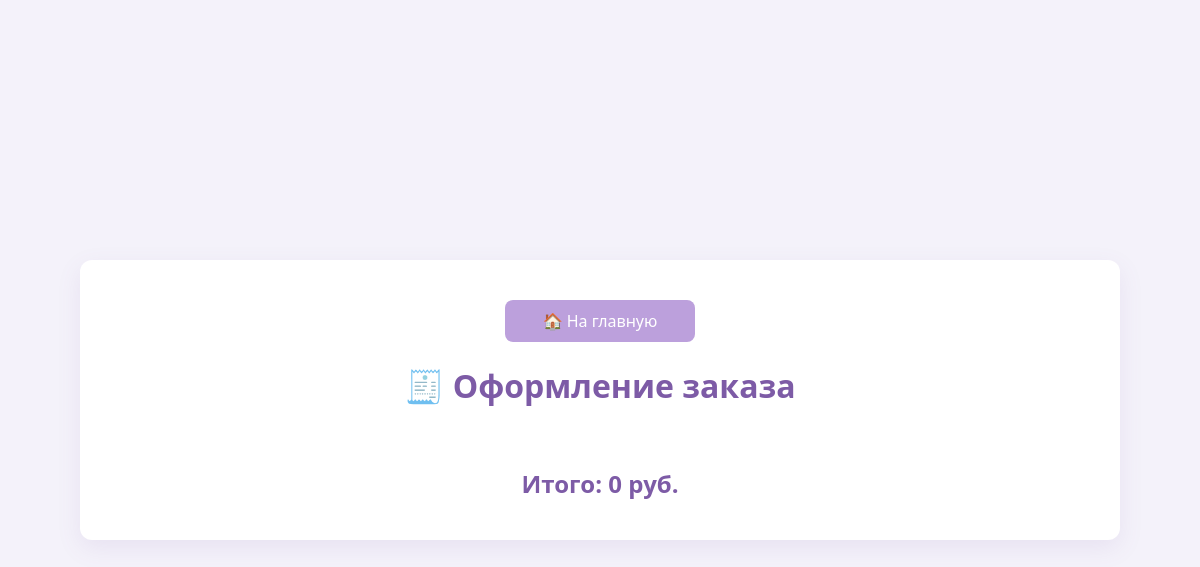
The app's page /cart/checkout (signed in), older data.
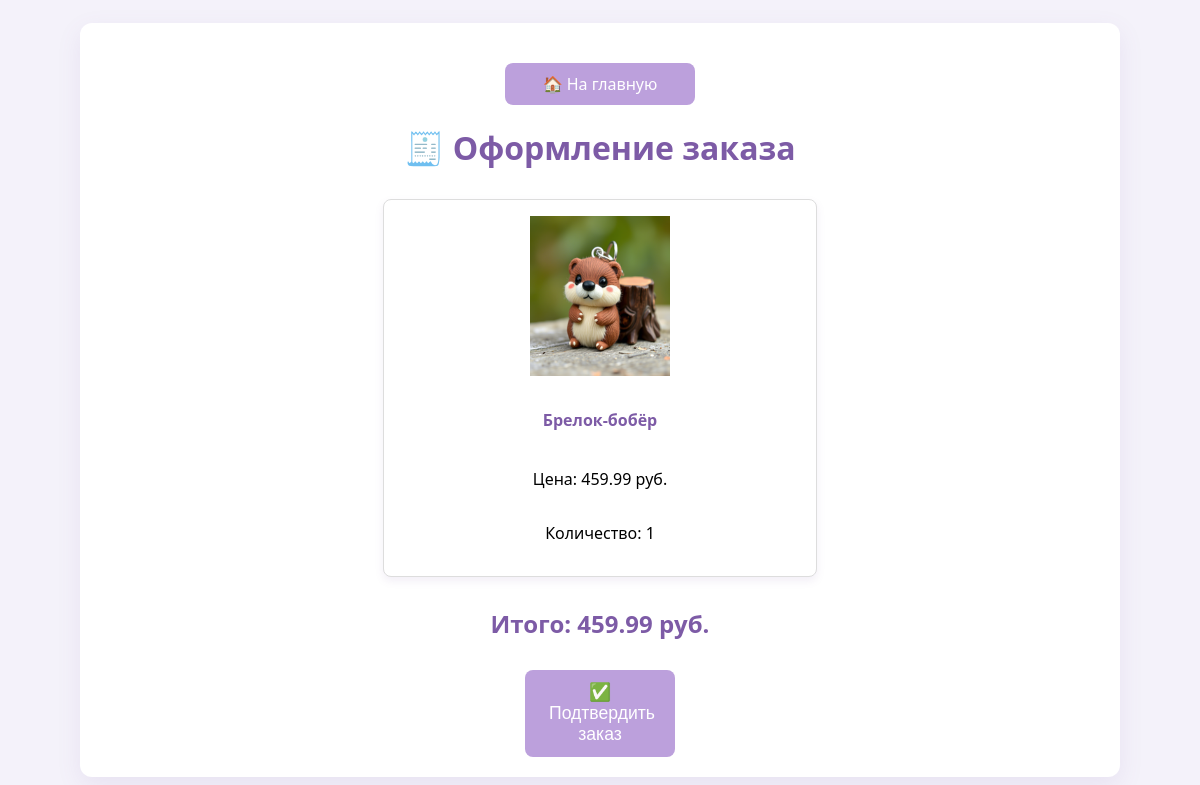
The same page, newer data.
### website/models.py (models this page shows)
class CartItem(db.Model):
    id = db.Column(db.Integer, primary_key=True)
    user_id = db.Column(db.Integer, db.ForeignKey('user.id'), nullable=False)  # Только для авторизованных
    product_id = db.Column(db.Integer, db.ForeignKey('product.id'), nullable=False)
    quantity = db.Column(db.Integer, default=1)
    product = db.relationship('Product', backref='cart_items')

class Product(db.Model):
    id = db.Column(db.Integer, primary_key=True)
    name = db.Column(db.String(100), nullable=False)
    price = db.Column(db.Float, nullable=False)
    description = db.Column(db.Text)
    image = db.Column(db.String(200))
    category = db.Column(db.String(50), nullable=False)

### website/views.py (the view)
@views.route('/cart/checkout')
@login_required
def checkout():
    cart_items = CartItem.query.filter_by(user_id=current_user.id).all()
    sum = 0
    for item in cart_items:
        sum += item.product.price * item.quantity
    sum = round(sum, 2)
    return render_template('checkout.html', cart_items=cart_items, sum=sum)

### website/__init__.py (called while the page is built)
def create_app():
    app = Flask(__name__, static_folder='../static')
    app.secret_key = 'secretKey'
    app.config['SQLALCHEMY_DATABASE_URI'] = 'sqlite:///shop.db'
    app.config['SQLALCHEMY_TRACK_MODIFICATIONS'] = False
    db.init_app(app)
    migrate.init_app(app, db)  # Если используете Flask-Migrate
    from .views import views
    from .auth import auth
    app.register_blueprint(views)
    app.register_blueprint(auth)
    with app.app_context():
        db.create_all()  # Создаёт таблицы при запуске приложения
    login_manager = LoginManager()
    login_manager.login_view = 'auth.login'
    login_manager.init_app(app)
    @login_manager.user_loader
    def load_user(user_id):
        return User.query.get(int(user_id))
    return app

### website/templates/checkout.html (shortened to what this page needs)
<!DOCTYPE html>
<html lang="ru">
<head>
    <link rel="stylesheet" href="{{ url_for('static', filename='css/style.css') }}">
</head>
<body>
    <main>
        <div class="checkout-container">
            <div class="top-bar">
                <a href="{{ url_for('views.home') }}" class="btn btn-back">🏠 На главную</a>
            </div>
            <h1>🧾 Оформление заказа</h1>
            <div class="product-list">
                {% for item in cart_items %}
                    <div class="product-card">
                        <img src="{{ url_for('static', filename=item.product.image) }}" alt="{{ item.product.name }}">
                        <h4>{{ item.product.name }}</h4>
                        <p>Цена: {{ item.product.price | round(2) }} руб.</p>
                        <p>Количество: {{ item.quantity }}</p>
                    </div>
                {% endfor %}
            </div>
            <div class="order-total-container">
                <h2 class="order-total">Итого: {{ sum }} руб.</h2>
            </div>
            {% if cart_items %}
                <div class="checkout">
                    <form action="{{ url_for('views.order_message') }}">
                        <button type="submit" class="btn btn-big">✅ Подтвердить заказ</button>
                    </form>
                </div>
            {% endif %}
        </div>
    </main>
</body>
</html>

Row changes from the older to the newer data that the page shows:
added CartItem: image (picture), product.name "Брелок-бобёр", product.price "459.99", quantity "1"
Text that changed along with them:
{{ sum }}: "0" → "459.99"
text now shown: "✅ Подтвердить заказ"
